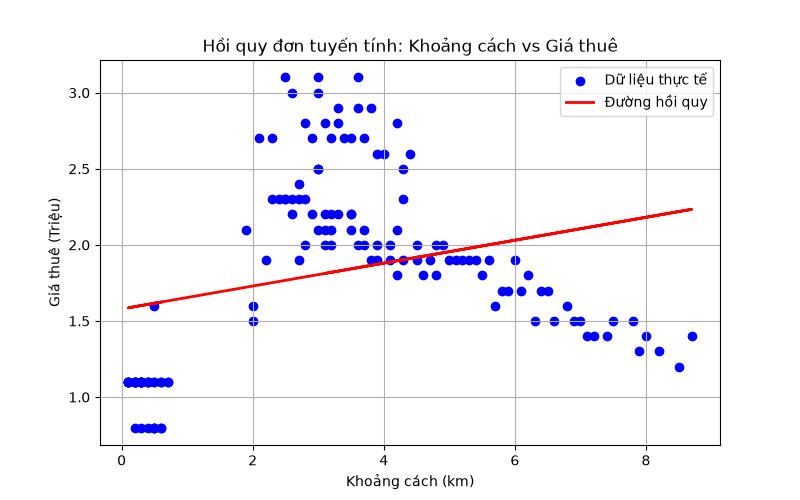

The Python source for this figure:
import pandas as pd
import matplotlib.pyplot as plt
from sklearn.linear_model import LinearRegression
from sklearn.metrics import mean_squared_error, r2_score

# GHI CHÚ: Gia_Thue_Trieu chỉ là tiền phòng (cập nhật theo mặt bằng giá thực tế
# quanh FPTU, có phân biệt Loai_Phong: chung cư mini/studio đầy đủ nội thất giá
# cao hơn phòng trọ cơ bản). Chưa bao gồm điện (~3.500-4.000đ/số), nước, mạng,
# gửi xe, vệ sinh chung - cần cộng thêm nếu ước tính tổng chi phí sinh hoạt.

# GHI CHÚ: Cột Nganh đã ghi tên đầy đủ; 2 ký tự đầu của Ma_SV là mã ngành tương ứng:
#   HE = Cong nghe thong tin
#   HS = An toan thong tin
#   HA = Quan tri kinh doanh
#   HC = Thiet ke my thuat so
# 4 số cuối của Ma_SV là số thứ tự ngẫu nhiên trong từng nhóm (ngành, khóa).

# GHI CHÚ: Các dòng có Khu_Vuc = "Dom A/B/C/D" là ký túc xá (Dom), không phải
# phòng trọ tư nhân. Giá thuê ở đây là giá CẢ PHÒNG/tháng theo khảo sát thực tế:
# phòng 4 người ~ 1.1 triệu/tháng, phòng 6 người ~ 0.8 triệu/tháng. Vì giá KTX do
# nhà trường quy định cố định (không tăng giảm theo khoảng cách tới trường như
# phòng trọ ngoài), các dòng này là ngoại lệ so với xu hướng chung của mô hình
# hồi quy khoảng cách - giá thuê, dù nằm rất gần trường (Khoang_Cach_km ~0.1-0.7).

# Đọc dữ liệu từ file CSV
df = pd.read_csv('data.csv')

# Chọn biến độc lập (X) và biến phụ thuộc (y)
# Trong mô hình đơn tuyến tính, ta chọn 1 biến dự báo, ở đây là Khoảng cách (km) để dự đoán Giá thuê (Triệu)
X = df[['Khoang_Cach_km']]
y = df['Gia_Thue_Trieu']

# Khởi tạo mô hình hồi quy tuyến tính
model = LinearRegression()

# Huấn luyện mô hình
model.fit(X, y)

# Dự đoán giá trị
y_pred = model.predict(X)

# In các hệ số của mô hình
print(f"Hệ số góc (Coefficient - Slope): {model.coef_[0]:.4f}")
print(f"Hệ số chặn (Intercept): {model.intercept_:.4f}")

# Đánh giá mô hình
mse = mean_squared_error(y, y_pred)
r2 = r2_score(y, y_pred)
print(f"Mean Squared Error (MSE): {mse:.4f}")
print(f"R-squared (R2): {r2:.4f}")

# Trực quan hóa dữ liệu và đường hồi quy
plt.figure(figsize=(8, 5))
plt.scatter(X, y, color='blue', label='Dữ liệu thực tế')
plt.plot(X, y_pred, color='red', linewidth=2, label='Đường hồi quy')
plt.title('Hồi quy đơn tuyến tính: Khoảng cách vs Giá thuê')
plt.xlabel('Khoảng cách (km)')
plt.ylabel('Giá thuê (Triệu)')
plt.legend()
plt.grid(True)
plt.savefig('simple_linear_regression.png')
print("Đã lưu biểu đồ vào file 'simple_linear_regression.png'")
